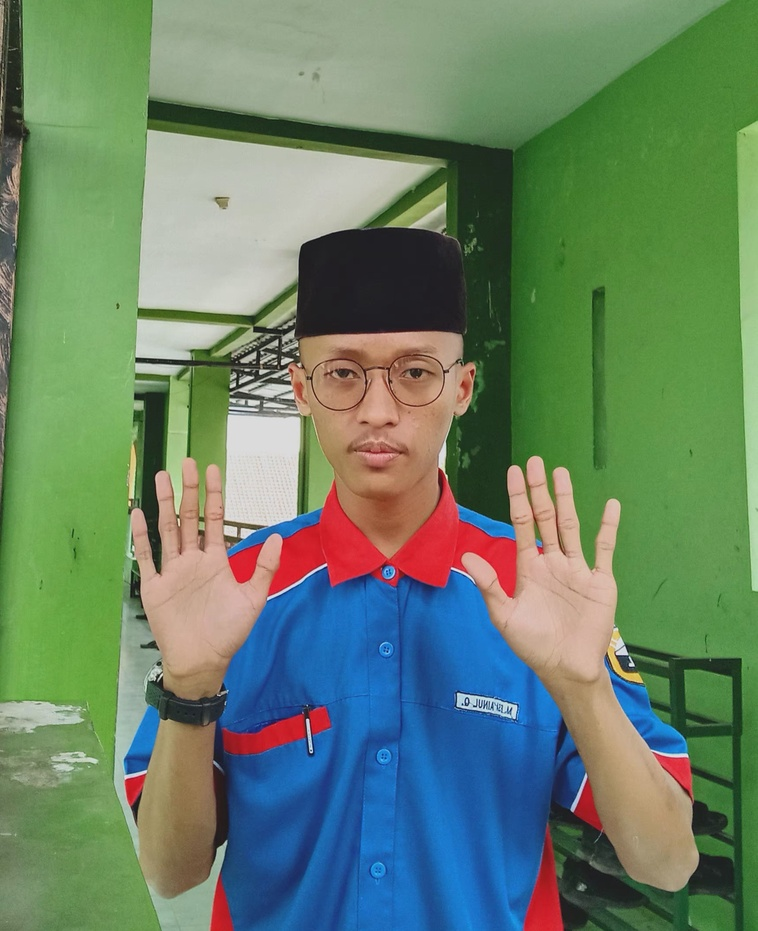
#> input picture I Am.jpg, 758 x 931 px, shrunk from 1730 x 2124 before the run
$ python main.py
#> lines starting #> are read from the running program, lines starting #| are printed output that depends on the picture
import matplotlib.pyplot as plt
import cv2
import numpy as np

fig, axs = plt.subplots(2, 2, figsize=(10, 10))
img = cv2.imread("I Am.jpg")
#> img is the input picture: shape (931, 758, 3); mean B, G, R 104.1, 129.5, 104.9
img = cv2.cvtColor(img, cv2.COLOR_BGR2RGB)

hh, ww = img.shape[:2]
#> hh = 931; ww = 758
mask = np.zeros_like(img)
mask = cv2.circle(mask, (ww//2, hh//2), 100, 255, -1)

axs[0][0].imshow(img)
axs[0][0].set_title("Saya Normal")
axs[0][1].imshow(cv2.Canny(img, 127, 255), cmap='gray')
axs[0][1].set_title("Saya Versi Gelap")
axs[1][0].imshow(cv2.GaussianBlur(img, (45, 45), 0))
axs[1][0].set_title("Saya Versi Buram")
img_hijau = img.copy()
img_hijau[:,:,2] = 0
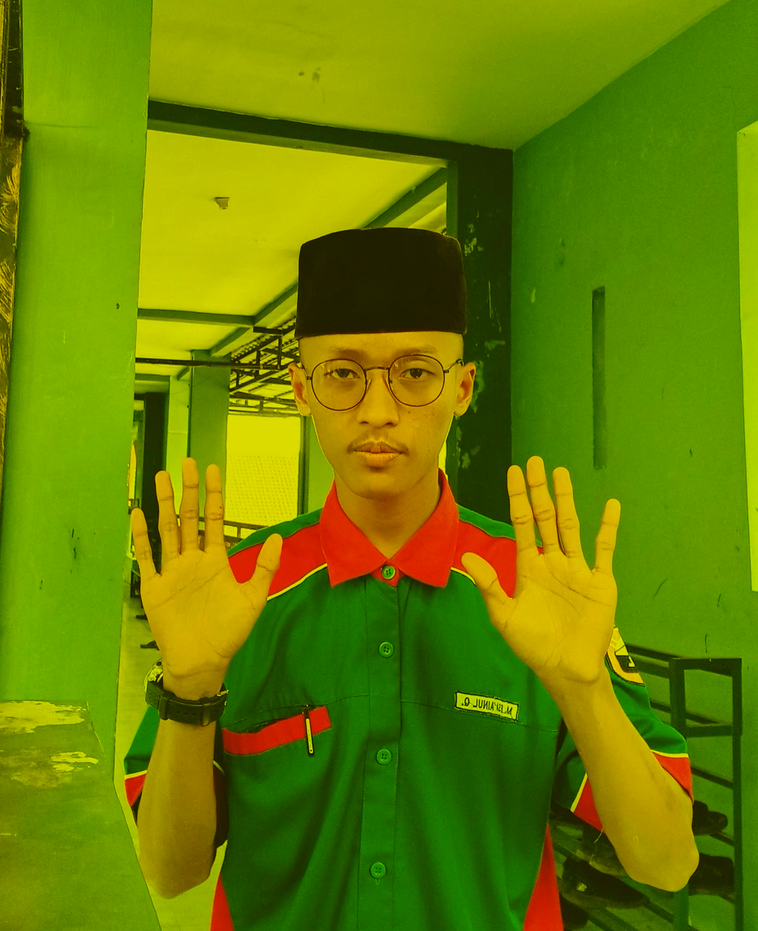
#> img_hijau: shape (931, 758, 3); mean R, G, B 104.9, 129.5, 0
img_hijau[:,:,1] = img[:,:,2]
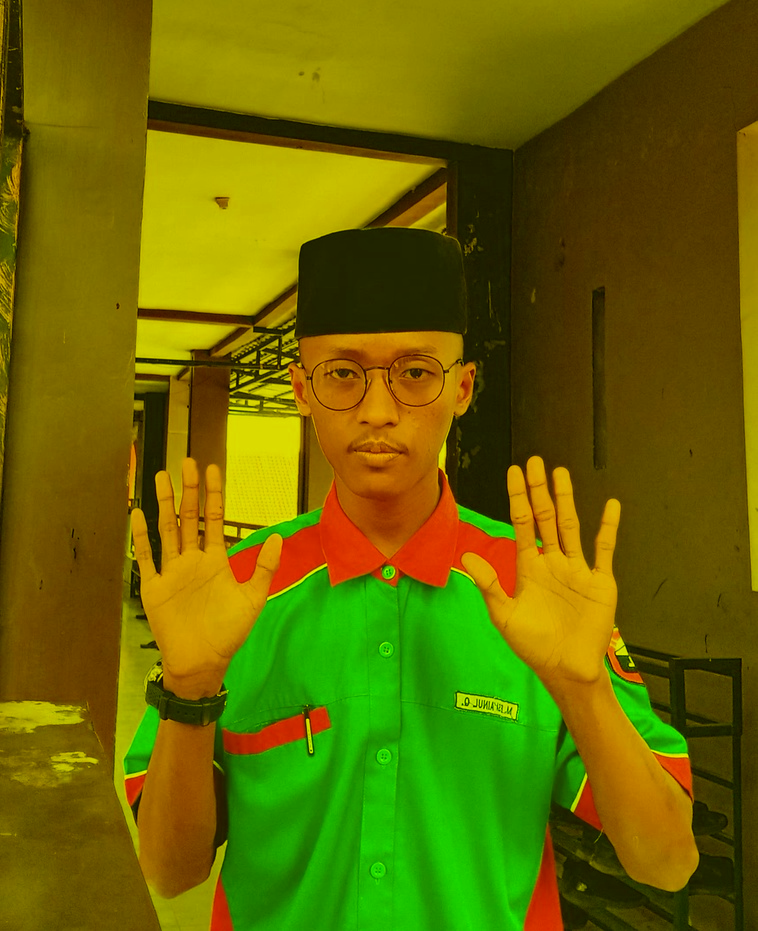
#> img_hijau: shape (931, 758, 3); mean R, G, B 104.9, 104.1, 0

axs[1][1].imshow(img_hijau)
axs[1][1].set_title("Saya Green Screen")

plt.show()
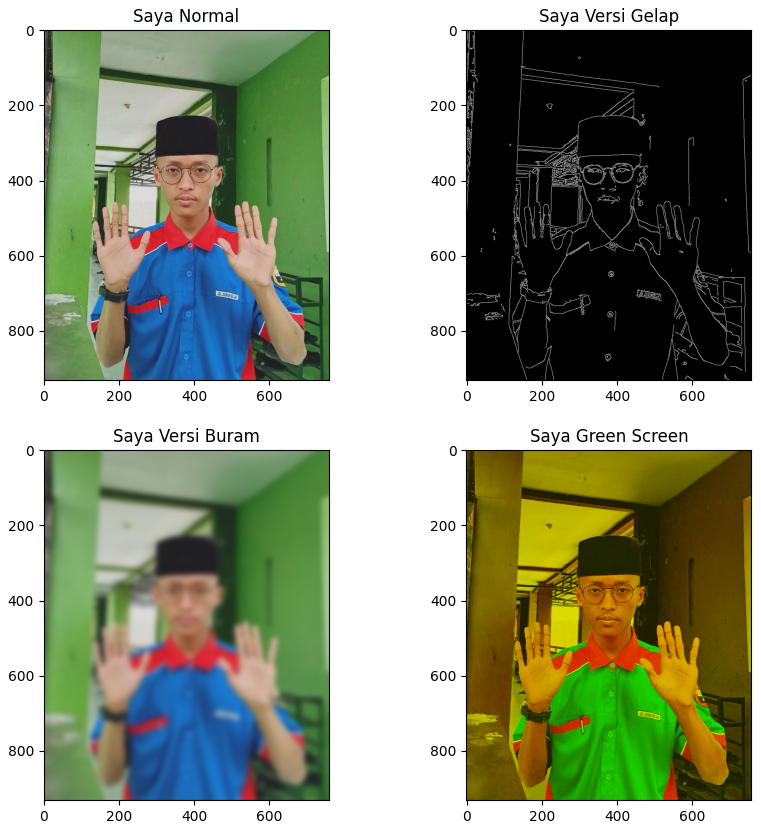
#> figure drawn by matplotlib, 4 panels
